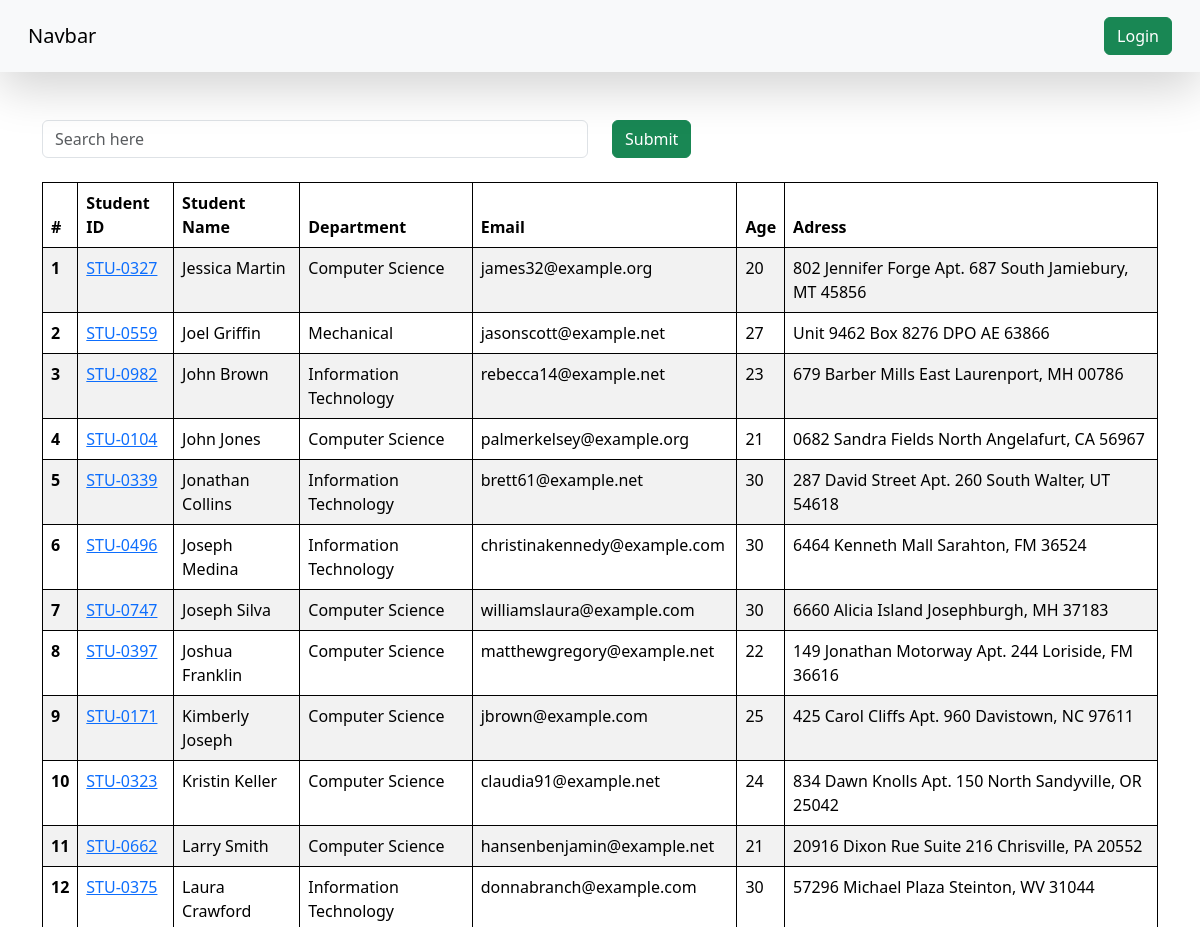
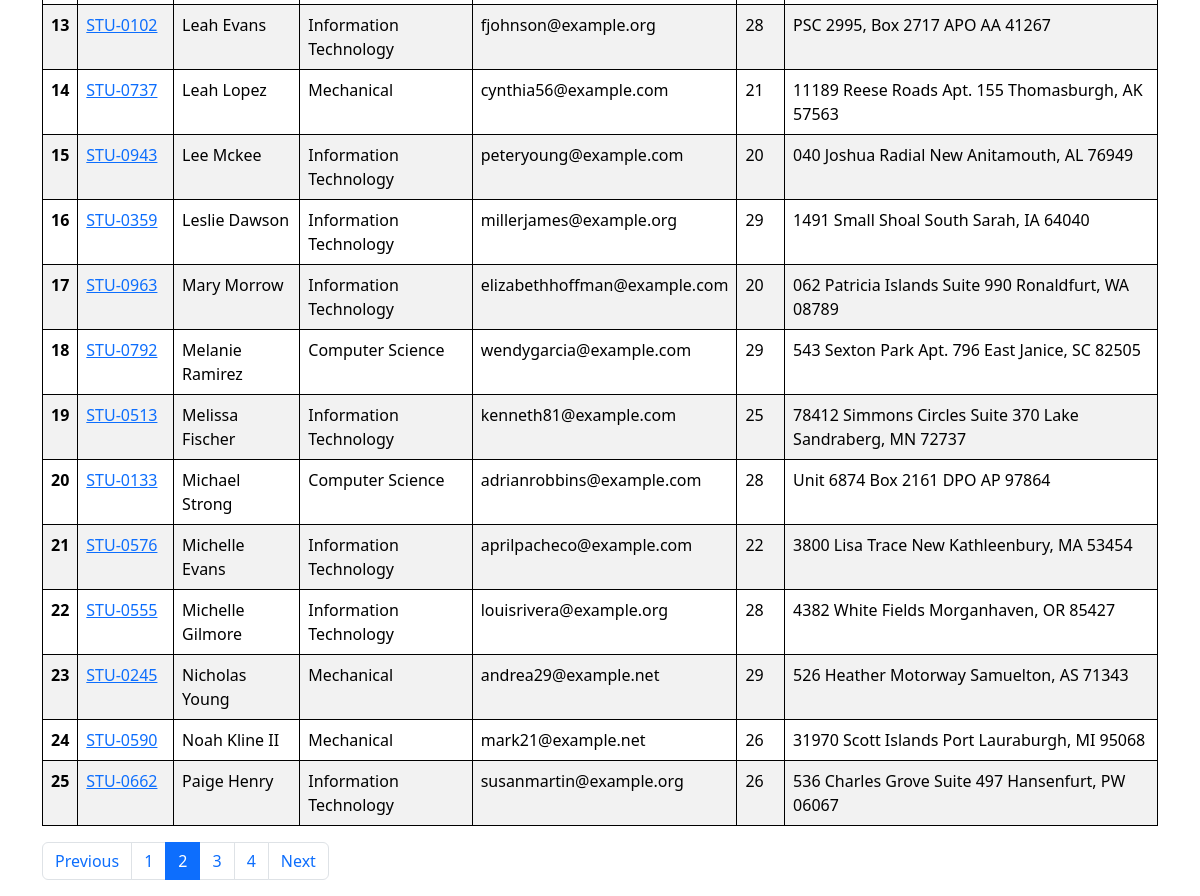
Screenshot of /students/?page=2 with the database file from the repository (2 pictures, top to bottom).
### vege/models.py (models this page shows, shortened)
class Student(models.Model):
    department = models.ForeignKey(Department, related_name="depart", on_delete=models.CASCADE)
    student_id = models.OneToOneField(StudentID, related_name="studentid", on_delete=models.CASCADE)
    student_name = models.CharField(max_length=100)
    student_email = models.EmailField(unique=True)
    student_age = models.IntegerField(default=18)
    student_address = models.TextField()
    is_deleted = models.BooleanField(default=False)
    objects = StudentManger()
    admin_objects = models.Manager()
    class Meta:
        ordering = ['student_name']   #  it store in alphabetical order
        verbose_name = "student"     # it means Student class can also known as student

class StudentID(models.Model):
    student_id = models.CharField(max_length=100)
    def __str__(self) -> str:
        return self.student_id

class Department(models.Model):
    department = models.CharField(max_length=100)
    class Meta:
        ordering = ['department']    # it store in alphabetical order

### vege/views.py (the view, shortened to what this page needs)
# urls.py: path('students/', get_students , name='student'),
def get_students(request):
    queryset = Student.objects.all()
    search = request.GET.get("search_key")
    paginator = Paginator(queryset, 25)
    page_number = request.GET.get("page")
    page_obj = paginator.get_page(page_number)
    return render(request, 'report/student.html', context={'queryset':page_obj})

### vege/models.py (called while the page is built)
    def get_queryset(self):
        return super().get_queryset().filter(is_deleted = False)

### vege/templates/report/student.html
{% extends "base.html" %}
{% block start %}
<div class="container mt-5">
    <form class="mb-4">
        <div class="row">
            <div class="col-md-6">
                <input type="text", name="search_key", class="form-control", placeholder="Search here">
            </div>
            <div class="col-md-6">
                <button class="btn btn-success">Submit</button>
            </div>
        </div>
    </form>
    <table class="table table-striped">
        <thead>
          <tr>
            <th scope="col">#</th>
            <th scope="col">Student ID</th>
            <th scope="col">Student Name</th>
            <th scope="col">Department</th>
            <th scope="col">Email</th>
            <th scope="col">Age</th>
            <th scope="col">Adress</th>
          </tr>
        </thead>
        <tbody>
            {% for student in queryset %}
          <tr>
            <th scope="row">{{forloop.counter}}</th>
            <td>
                <a href="{% url 'get_student_marks' student.student_id %}">
                {{student.student_id}}
                </a>
            </td>
            <td>{{student.student_name}}</td>
            <td>{{student.department.department}}</td>
            <td>{{student.student_email}}</td>
            <td>{{student.student_age}}</td>
            <td>{{student.student_address}}</td>
          </tr>
          {% endfor %}
        </tbody>
      </table>
      <nav aria-label="Page navigation">
        <ul class="pagination">
            <li class="page-item {% if not queryset.has_previous %}disabled{% endif %}">
                {% if queryset.has_previous %}
                    <a class="page-link" href="?page={{ queryset.previous_page_number }}" tabindex="-1">Previous</a>
                {% else %}
                    <span class="page-link">Previous</span>
                {% endif %}
            </li>
            {% for num in queryset.paginator.page_range %}
                <li class="page-item {% if queryset.number == num %}active{% endif %}">
                    {% if queryset.number == num %}
                        <span class="page-link">{{ num }}</span>
                    {% else %}
                        <a class="page-link" href="?page={{ num }}">{{ num }}</a>
                    {% endif %}
                </li>
            {% endfor %}
            <li class="page-item {% if not queryset.has_next %}disabled{% endif %}">
                {% if queryset.has_next %}
                    <a class="page-link" href="?page={{ queryset.next_page_number }}">Next</a>
                {% else %}
                    <span class="page-link">Next</span>
                {% endif %}
            </li>
        </ul>
    </nav>
</div>
{% endblock %}

### home/templates/base.html (style rules this page uses)
table, th, td { border: 1px solid black; }

### rows the page displays
Student: student_id "STU-0327", student_name "Jessica Martin", department.department "Computer Science", student_email "james32@example.org", student_age "20", student_address "802 Jennifer Forge Apt. 687 South Jamiebury, MT 45856"
Student: student_id "STU-0559", student_name "Joel Griffin", department.department "Mechanical", student_email "jasonscott@example.net", student_age "27", student_address "Unit 9462 Box 8276 DPO AE 63866"
Student: student_id "STU-0982", student_name "John Brown", department.department "Information Technology", student_email "rebecca14@example.net", student_age "23", student_address "679 Barber Mills East Laurenport, MH 00786"
Student: student_id "STU-0104", student_name "John Jones", department.department "Computer Science", student_email "palmerkelsey@example.org", student_age "21", student_address "0682 Sandra Fields North Angelafurt, CA 56967"
Student: student_id "STU-0339", student_name "Jonathan Collins", department.department "Information Technology", student_email "brett61@example.net", student_age "30", student_address "287 David Street Apt. 260 South Walter, UT 54618"
Student: student_id "STU-0496", student_name "Joseph Medina", department.department "Information Technology", student_email "christinakennedy@example.com", student_age "30", student_address "6464 Kenneth Mall Sarahton, FM 36524"
Student: student_id "STU-0747", student_name "Joseph Silva", department.department "Computer Science", student_email "williamslaura@example.com", student_age "30", student_address "6660 Alicia Island Josephburgh, MH 37183"
Student: student_id "STU-0397", student_name "Joshua Franklin", department.department "Computer Science", student_email "matthewgregory@example.net", student_age "22", student_address "149 Jonathan Motorway Apt. 244 Loriside, FM 36616"
Student: student_id "STU-0171", student_name "Kimberly Joseph", department.department "Computer Science", student_email "jbrown@example.com", student_age "25", student_address "425 Carol Cliffs Apt. 960 Davistown, NC 97611"
Student: student_id "STU-0323", student_name "Kristin Keller", department.department "Computer Science", student_email "claudia91@example.net", student_age "24", student_address "834 Dawn Knolls Apt. 150 North Sandyville, OR 25042"
Student: student_id "STU-0662", student_name "Larry Smith", department.department "Computer Science", student_email "hansenbenjamin@example.net", student_age "21", student_address "20916 Dixon Rue Suite 216 Chrisville, PA 20552"
Student: student_id "STU-0375", student_name "Laura Crawford", department.department "Information Technology", student_email "donnabranch@example.com", student_age "30", student_address "57296 Michael Plaza Steinton, WV 31044"
Student: student_id "STU-0102", student_name "Leah Evans", department.department "Information Technology", student_email "fjohnson@example.org", student_age "28", student_address "PSC 2995, Box 2717 APO AA 41267"
Student: student_id "STU-0737", student_name "Leah Lopez", department.department "Mechanical", student_email "cynthia56@example.com", student_age "21", student_address "11189 Reese Roads Apt. 155 Thomasburgh, AK 57563"
Student: student_id "STU-0943", student_name "Lee Mckee", department.department "Information Technology", student_email "peteryoung@example.com", student_age "20", student_address "040 Joshua Radial New Anitamouth, AL 76949"
Student: student_id "STU-0359", student_name "Leslie Dawson", department.department "Information Technology", student_email "millerjames@example.org", student_age "29", student_address "1491 Small Shoal South Sarah, IA 64040"
Student: student_id "STU-0963", student_name "Mary Morrow", department.department "Information Technology", student_email "elizabethhoffman@example.com", student_age "20", student_address "062 Patricia Islands Suite 990 Ronaldfurt, WA 08789"
Student: student_id "STU-0792", student_name "Melanie Ramirez", department.department "Computer Science", student_email "wendygarcia@example.com", student_age "29", student_address "543 Sexton Park Apt. 796 East Janice, SC 82505"
Student: student_id "STU-0513", student_name "Melissa Fischer", department.department "Information Technology", student_email "kenneth81@example.com", student_age "25", student_address "78412 Simmons Circles Suite 370 Lake Sandraberg, MN 72737"
Student: student_id "STU-0133", student_name "Michael Strong", department.department "Computer Science", student_email "adrianrobbins@example.com", student_age "28", student_address "Unit 6874 Box 2161 DPO AP 97864"
Student: student_id "STU-0576", student_name "Michelle Evans", department.department "Information Technology", student_email "aprilpacheco@example.com", student_age "22", student_address "3800 Lisa Trace New Kathleenbury, MA 53454"
Student: student_id "STU-0555", student_name "Michelle Gilmore", department.department "Information Technology", student_email "louisrivera@example.org", student_age "28", student_address "4382 White Fields Morganhaven, OR 85427"
Student: student_id "STU-0245", student_name "Nicholas Young", department.department "Mechanical", student_email "andrea29@example.net", student_age "29", student_address "526 Heather Motorway Samuelton, AS 71343"
Student: student_id "STU-0590", student_name "Noah Kline II", department.department "Mechanical", student_email "mark21@example.net", student_age "26", student_address "31970 Scott Islands Port Lauraburgh, MI 95068"
Student: student_id "STU-0662", student_name "Paige Henry", department.department "Information Technology", student_email "susanmartin@example.org", student_age "26", student_address "536 Charles Grove Suite 497 Hansenfurt, PW 06067"

### other values shown
{{ num }} "1" "3" "4"
{{ num }} "2"
